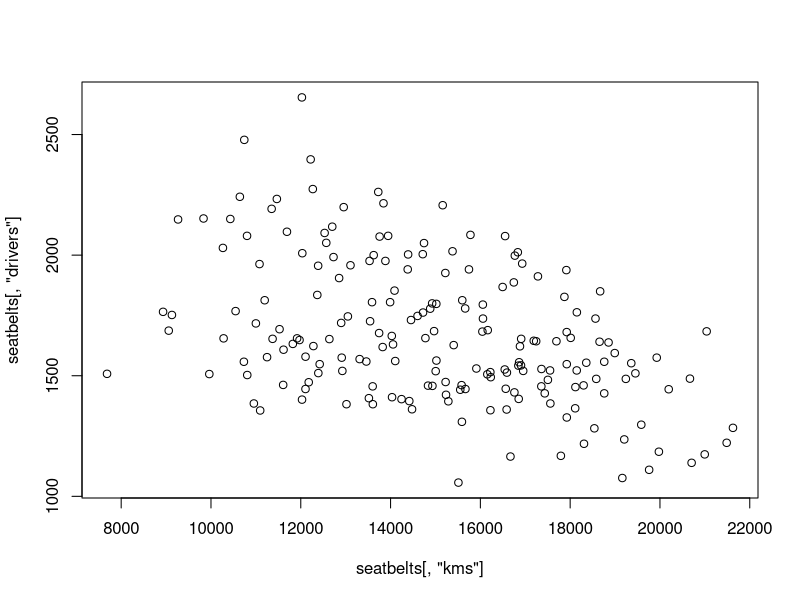
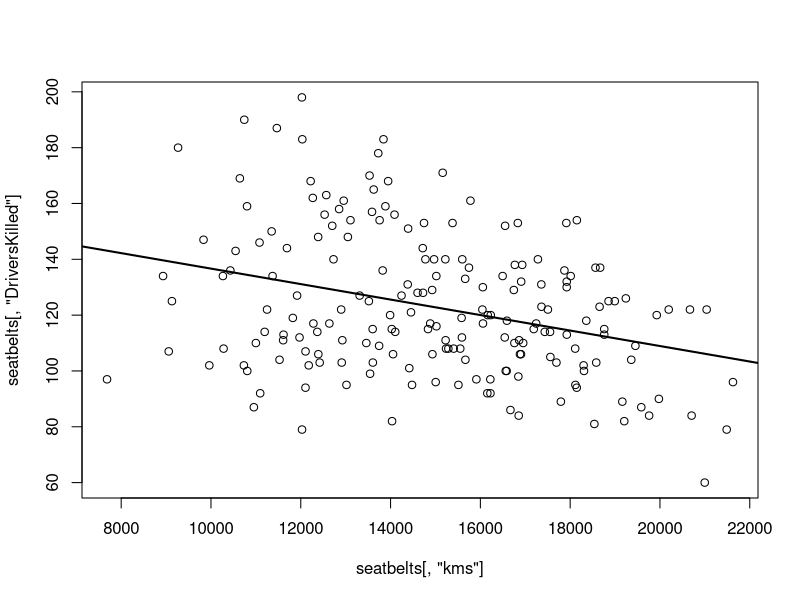
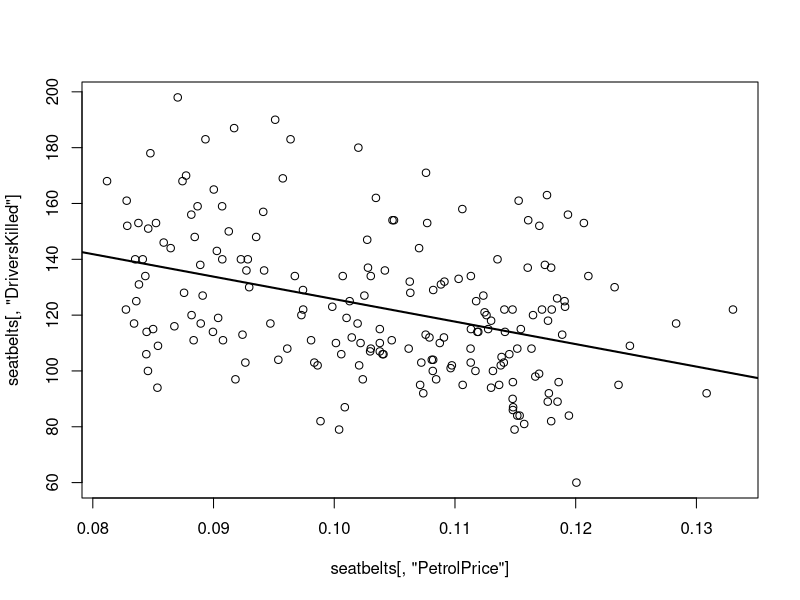
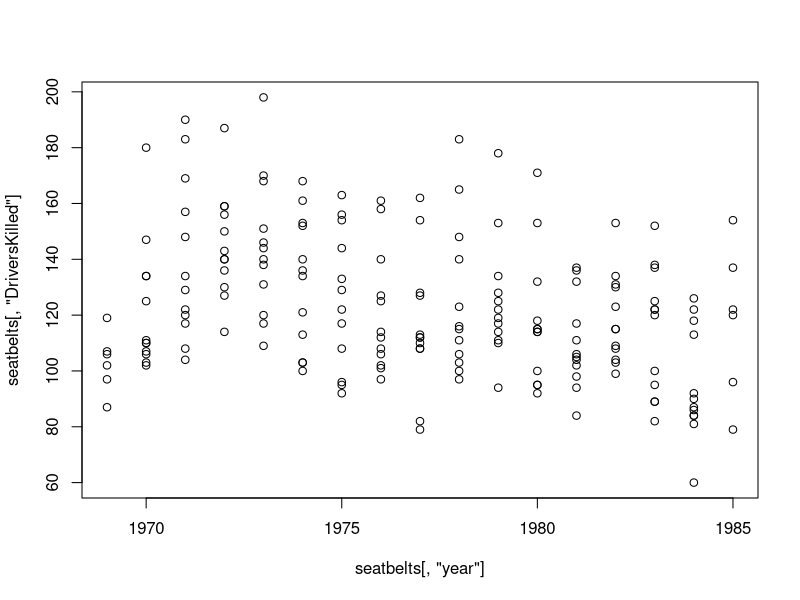
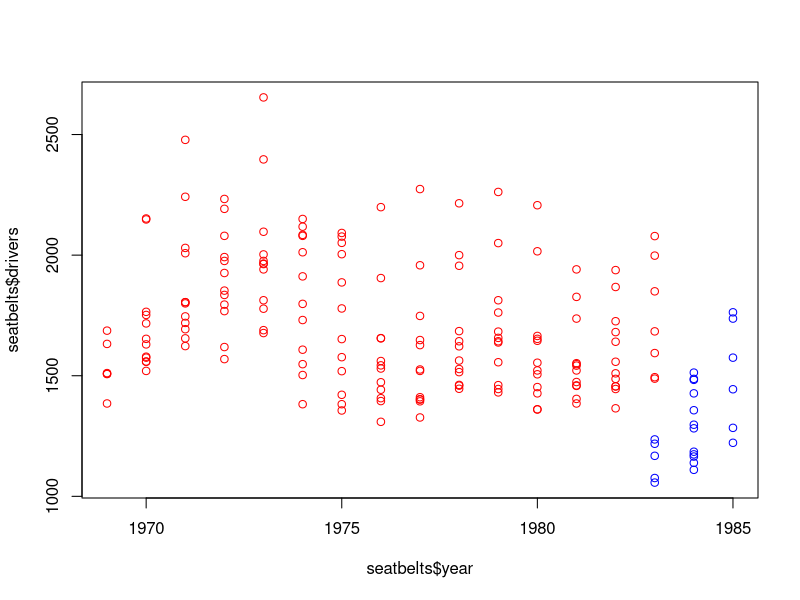
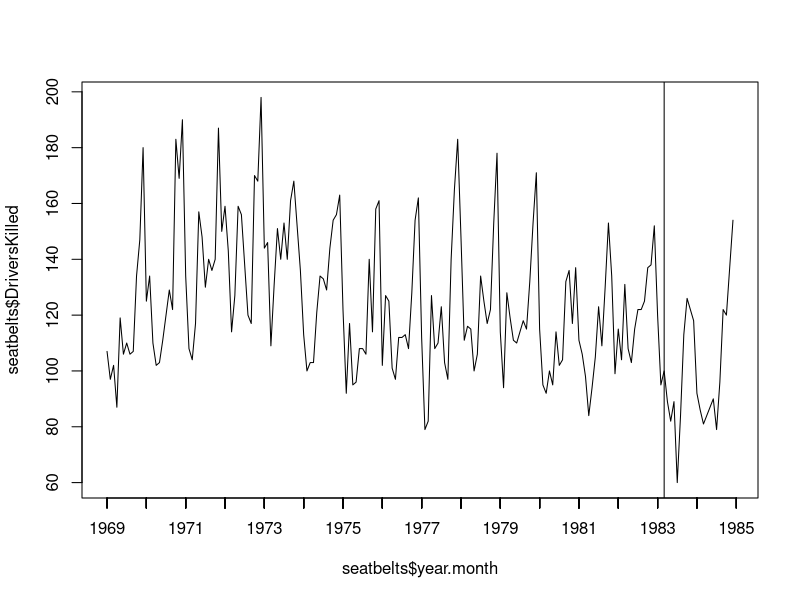
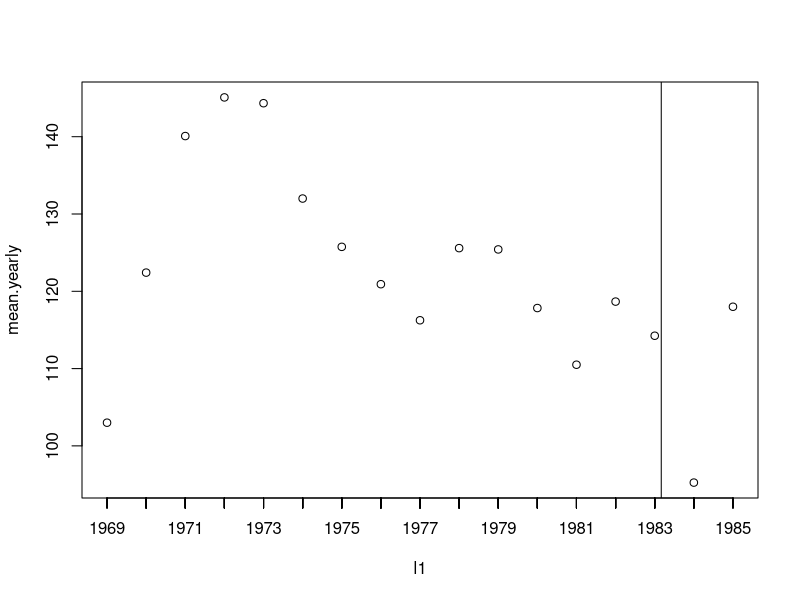
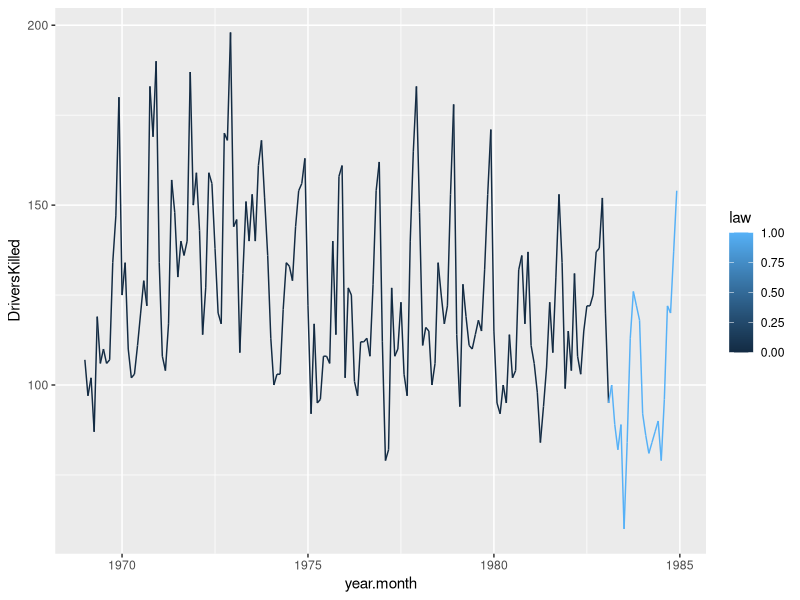

Write the R code that produced these figures, in order.
## ---- chunk 1
seatbelts <- read.csv("seatbelts.csv")
class(seatbelts)
dim(seatbelts)
## ---- chunk 2
colnames(seatbelts)
## ---- chunk 3
summary(seatbelts)
## ---- chunk 4
attach(seatbelts)
year.month
## ---- chunk 5
mean(seatbelts[,"DriversKilled"])
## ---- chunk 6
mean(seatbelts[seatbelts[,"year"]>=1969 &
seatbelts[,"year"]<1970,"DriversKilled"])
## ---- chunk 7
by(seatbelts[,"DriversKilled"], seatbelts[,"year"], mean)
## ---- chunk 8
mean(seatbelts[seatbelts[,"year"]==1970,"DriversKilled"])
## ---- chunk 9
mean(seatbelts[seatbelts[,"year"]==1978,"DriversKilled"])
## ---- chunk 10
mean(seatbelts[seatbelts[,"year"]==1972,"rear"])
## ---- chunk 11
mean(seatbelts[seatbelts[,"year"]==1980,"rear"])
## ---- chunk 12
plot(seatbelts[,"kms"], seatbelts[,"drivers"])
## ---- chunk 13
plot(seatbelts[,"kms"], seatbelts[,"DriversKilled"])
mod1 <- lm(seatbelts[,"DriversKilled"]~seatbelts[,"kms"])
abline(mod1, lwd=2)
## ---- chunk 14
cor(seatbelts[,"kms"], seatbelts[,"DriversKilled"])
## ---- chunk 15
plot(seatbelts[,"PetrolPrice"], seatbelts[,"DriversKilled"])
mod1 <- lm(seatbelts[,"DriversKilled"] ~ seatbelts[,"PetrolPrice"])
abline(mod1, lwd = 2)
## ---- chunk 16
plot(seatbelts[,"year"], seatbelts[,"DriversKilled"])
## ---- chunk 17
mean(seatbelts[seatbelts[,"law"]==0,"DriversKilled"])
mean(seatbelts[seatbelts[,"law"]==1,"DriversKilled"])
## ---- chunk 18
library(dplyr)
seatbelts %>%
  group_by(law) %>%
   summarise(mean(DriversKilled))
## ---- chunk 19
plot(seatbelts$year , seatbelts$drivers , col= ifelse(seatbelts$law==0, "red", "blue"))

plot(seatbelts$year.month, seatbelts$DriversKilled , type = 'l',xaxt='n')
axis(side = 1, at = seatbelts$year, labels = TRUE)
abline(v = as.numeric(1983.167))
## ---- chunk 20
mean.yearly <- by(seatbelts[,"DriversKilled"], seatbelts[,"year"], mean)
years.factor <- factor(seatbelts$year)
level1 <- levels(years.factor)
l1 <- as.numeric(level1)
plot(l1, mean.yearly,xaxt='n')
axis(side = 1, at = seatbelts$year, labels = TRUE)
abline(v = as.numeric(1983.167))
## ---- chunk 21
library(ggplot2)
ggplot(seatbelts, aes(x=year.month, y=DriversKilled,col=law))+geom_line()
## ---- chunk 22
plot(seatbelts[,"kms"], seatbelts[,"VanKilled"])
mod1 <- lm(seatbelts[,"VanKilled"]~seatbelts[,"kms"])
abline(mod1, lwd=2)
## ---- chunk 23
plot(seatbelts[,"PetrolPrice"], seatbelts[,"VanKilled"])
mod1 <- lm(seatbelts[,"VanKilled"] ~ seatbelts[,"PetrolPrice"])
abline(mod1, lwd = 2)
## ---- chunk 24
plot(seatbelts[,"PetrolPrice"], seatbelts[,"year"])
mod1 <- lm(seatbelts[,"year"] ~ seatbelts[,"PetrolPrice"])
abline(mod1, lwd = 2)
